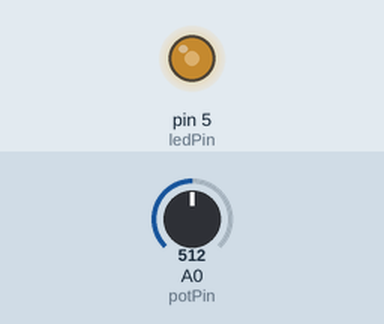
Recording of a sketch running on a simulated Arduino Uno, built with avr-gcc and run on an emulated ATmega328P. On the bench: output pins drawn as LEDs (lit = HIGH). Inputs (shaded band) come from the test bench; at power-on: A0 (potPin) = 512.

Above: at 1.2 s.
1.3 s: A0 (potPin) set to 716
At 2.3 s:
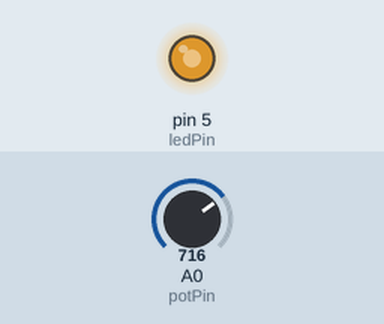
2.8 s: A0 (potPin) set to 900
At 3.4 s:
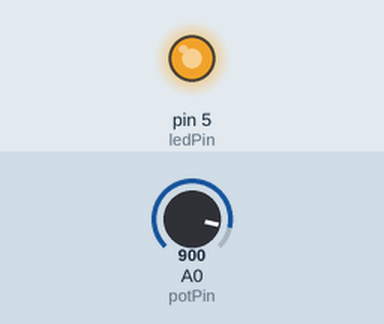
4.3 s: A0 (potPin) set to 122
At 4.6 s:
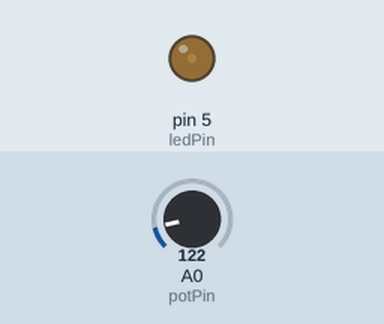
5.8 s: A0 (potPin) set to 0
At 6.9 s:
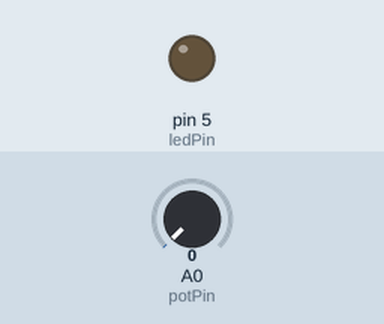
7.3 s: A0 (potPin) set to 511
At 8.0 s:
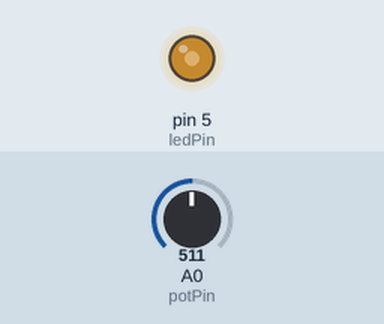
Timing chart, 0 to 9.8 s (numbered marks = the images above; inputs shaded):
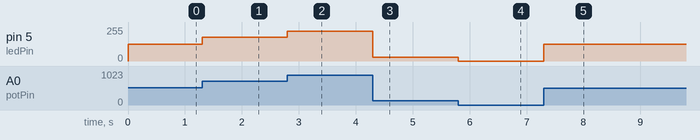

Measured:
- after the input at 1.3 s, pin 5 (ledPin): 127/255 → 178/255 at once
- after the input at 2.8 s, pin 5 (ledPin): 178/255 → 224/255 at once
- after the input at 4.3 s, pin 5 (ledPin): 224/255 → 30/255 at once
- after the input at 5.8 s, pin 5 (ledPin): 30/255 → 0/255 at once
- after the input at 7.3 s, pin 5 (ledPin): 0/255 → 127/255 at once

The sketch:

LEDDimmer.ino
```cpp
int potPin = A0;
int ledPin = 5;
int rval, wval;
void setup() {
  // put your setup code here, to run once:
pinMode(potPin, INPUT);
pinMode(ledPin, OUTPUT);
}

void loop() {
  // put your main code here, to run repeatedly:
rval = analogRead(potPin);
wval = (255./1023.)*rval;
analogWrite(ledPin, wval);
}
```
